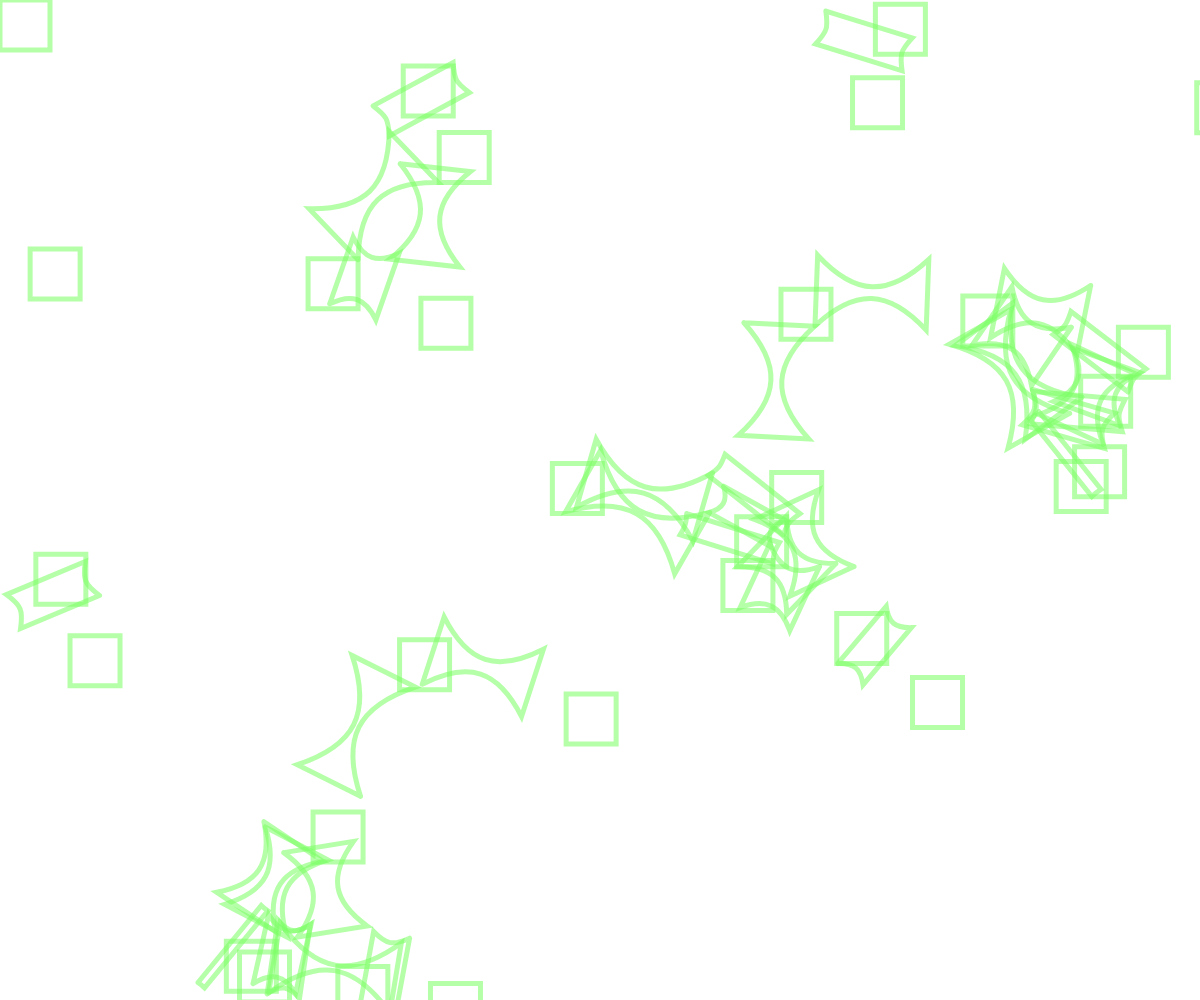
Frame 1 (no input)
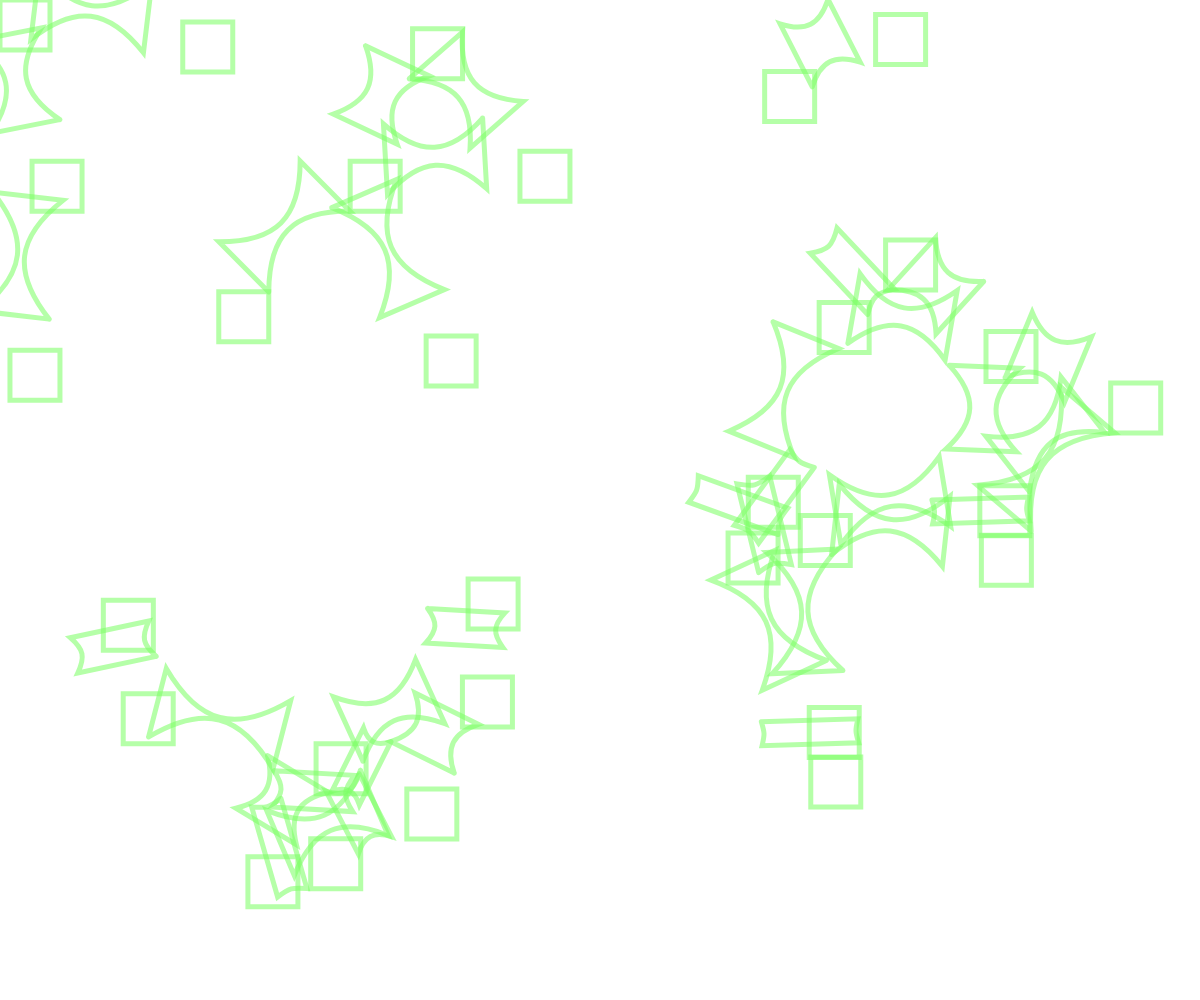
Frame 60 (no input)
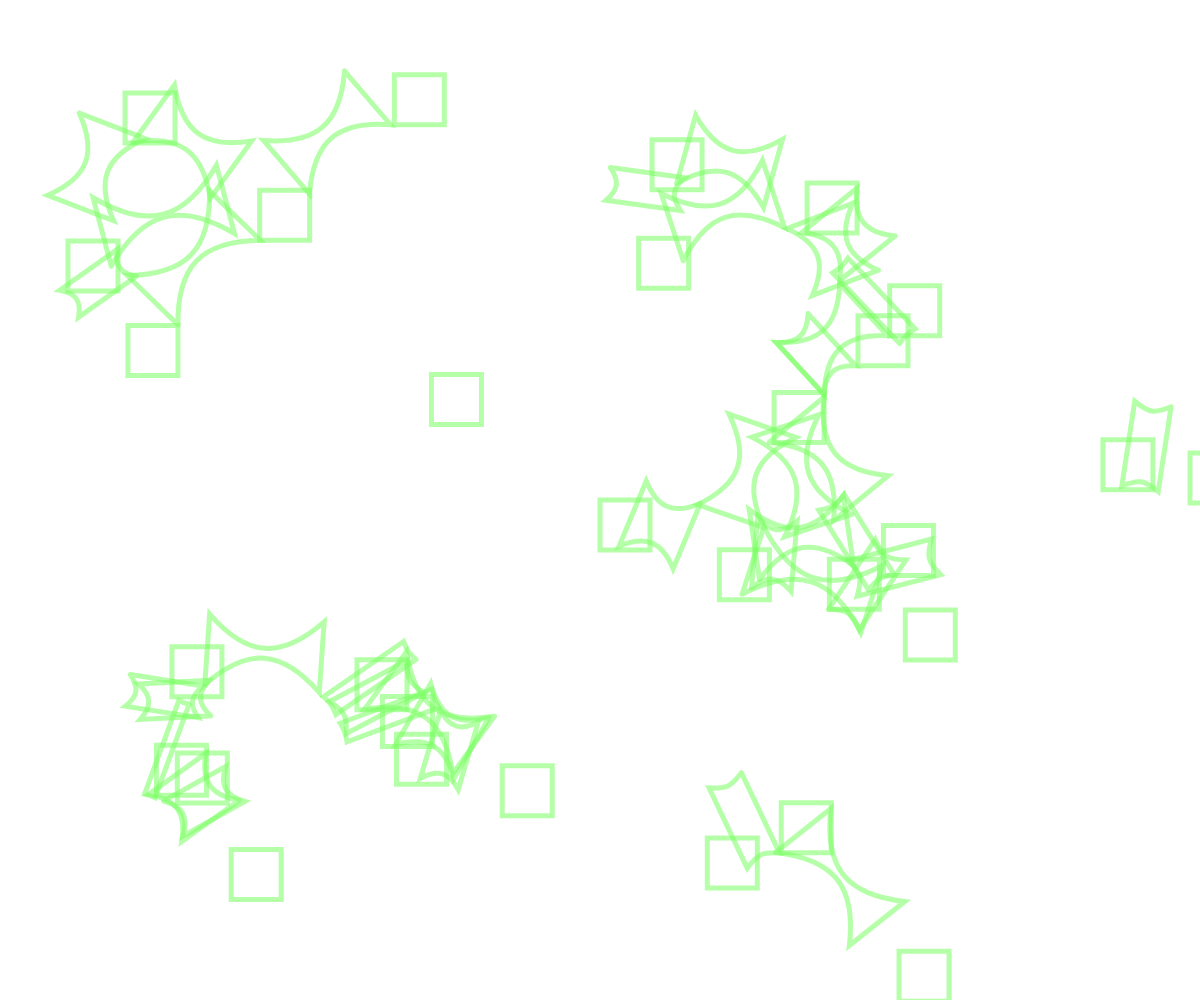
Frame 120 (the mouse pressed at the canvas centre since frame 60)

The p5.js sketch that drew these frames (run headless with seeded random() and noise() and a simulated clock; from frame 60 on, the mouse is pressed at the canvas centre):

// p5.js sketch
// ── sketch.js
const handle_len_rate = 5;
const maxDistance = 200;
var circlePaths = [];
var connections = [];
var canvas;

function windowResized() {
    resizeCanvas(document.body.clientWidth, document.documentElement.clientHeight);
}

function setup() {
    canvas = createCanvas(document.body.clientWidth, document.documentElement.clientHeight);
    canvas.position(0, 0);//canvasをページの原点に固定
    canvas.style('z-index', '-1');
    noStroke();

    for (var i = 0; i < 30; i++) {
        circlePaths.push({
            position: createVector(random(width), random(height)),
            radius: i == 0 ? 200 : random(50, 50),
            vel: createVector(random(-2, 2), random(-2, 2))
        });
    }
    circlePaths[0].radius = 50;//ポインターに付いてくる形のお大きさが設定できる
}


function draw() {
    background(255);
    noFill();
    colorMode(RGB, 255, 100, 100, 0.88);

    strokeWeight(5);
    stroke(125, 185, 40, 0.5);

    // draw circles
    circlePaths.forEach((circle, index) => {
        with (circle) {
            if (index == 0) {
                position.x = mouseX;
                position.y = mouseY;
            } else {
                position.add(vel);
                if (position.x > width) position.x = position.x - width;
                else if (position.x < 0) position.x = width - position.x;
                if (position.y > height) position.y = position.y - height;
                else if (position.y < 0) position.y = height - position.y;
            }
            rect(position.x, position.y, radius, radius)
            //形を少し変えられる.rect/ellipse/line/
        }
    })

    //generate connections
    connections.length = 0;
    for (var i = 0, l = circlePaths.length; i < l; i++) {
        for (var j = i - 1; j >= 0; j--) {
            var path = metaball(circlePaths[i], circlePaths[j], 0.5, handle_len_rate, maxDistance);
            if (path) {
                connections.push(path);
            }
        }
    }

    //draw connections
    connections.forEach(path => {
        beginShape();
        for (var j = 0; j < 4; j++) {
            if (j == 0) vertex(path.segments[j].x, path.segments[j].y);
            else if (j % 2 != 0) {
                vertex(path.segments[(j + 1) % 4].x, path.segments[(j + 1) % 4].y);
            }
            if (j % 2 != 0) continue;
            bezierVertex(
                path.segments[j].x + path.handles[j].x, path.segments[j].y + path.handles[j].y,
                path.segments[(j + 1) % 4].x + path.handles[(j + 1) % 4].x, path.segments[(j + 1) % 4].y + path.handles[(j + 1) % 4].y,
                path.segments[(j + 1) % 4].x, path.segments[(j + 1) % 4].y
            );
        }
        endShape();
    })
}

function metaball(ball1, ball2, v, handle_len_rate, maxDistance) {
    var radius1 = ball1.radius;
    var radius2 = ball2.radius;
    var center1 = ball1.position;
    var center2 = ball2.position;
    var d = center1.dist(center2);
    var u1 = 0;
    var u2 = 0;
    if (d > maxDistance || d <= abs(radius1 - radius2)) {
        return;
    } else if (d < radius1 + radius2) {
        // case circles are overlapping
        u1 = acos((radius1 * radius1 + d * d - radius2 * radius2) / (2 * radius1 * d));
        u2 = acos((radius2 * radius2 + d * d - radius1 * radius1) / (2 * radius2 * d));
    }
    var angle1 = atan2(center2.y - center1.y, center2.x - center1.x);
    var angle2 = acos((radius1 - radius2) / d);
    var angle1a = angle1 + u1 + (angle2 - u1) * v;
    var angle1b = angle1 - u1 - (angle2 - u1) * v;
    var angle2a = angle1 + PI - u2 - (PI - u2 - angle2) * v;
    var angle2b = angle1 - PI + u2 + (PI - u2 - angle2) * v;
    var p1a = p5.Vector.add(center1, p5.Vector.fromAngle(angle1a, radius1));
    var p1b = p5.Vector.add(center1, p5.Vector.fromAngle(angle1b, radius1));
    var p2a = p5.Vector.add(center2, p5.Vector.fromAngle(angle2a, radius2));
    var p2b = p5.Vector.add(center2, p5.Vector.fromAngle(angle2b, radius2));
    // define handle length by the distance between
    // both ends of the curve to draw
    var d2 = min(v * handle_len_rate, dist(p1a.x, p1a.y, p2a.x, p2a.y) / (radius1 + radius2));
    // case circles are overlapping:
    d2 *= min(1, d * 2 / (radius1 + radius2));
    radius1 *= d2;
    radius2 *= d2;
    var path = {
        segments: [p1a, p2a, p2b, p1b],
        handles: [
            p5.Vector.fromAngle(angle1a - HALF_PI, radius1),
            p5.Vector.fromAngle(angle2a + HALF_PI, radius2),
            p5.Vector.fromAngle(angle2b - HALF_PI, radius2),
            p5.Vector.fromAngle(angle1b + HALF_PI, radius1)
        ]
    };
    return path;
}
